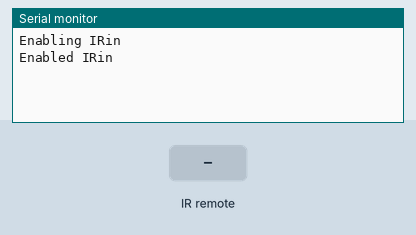
This sketch was run on a simulated Arduino Uno, built with avr-gcc and run on an emulated ATmega328P. Shown: the last lines printed to the serial monitor. Inputs (shaded band) come from the test bench.

Above: at 1.2 s.
1.3 s: infrared code 0x1BC0157B received
At 2.1 s:
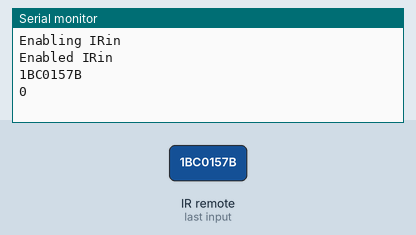
2.8 s: infrared code 0xC101E57B received
At 3.6 s:
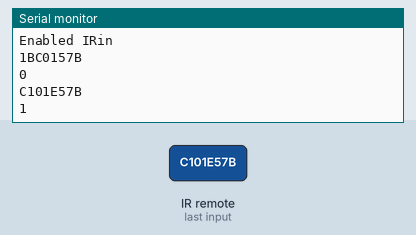
4.3 s: infrared code 0x97483BFB received
At 5.0 s:
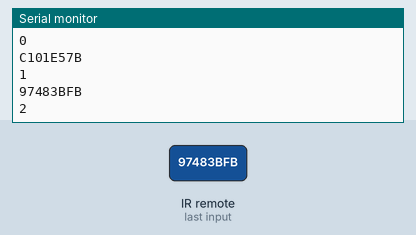
5.8 s: infrared code 0xF0C41643 received
At 6.4 s:
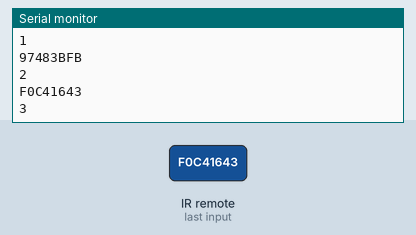
7.3 s: infrared code 0x9716BE3F received
At 7.9 s:
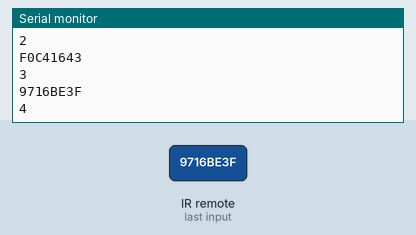
8.8 s: infrared code 0x3D9AE3F7 received
At 9.3 s:
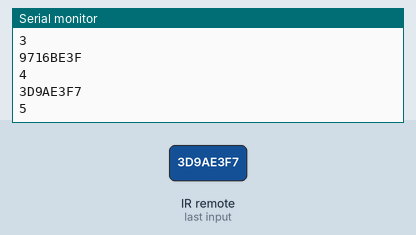
Timing chart, 0 to 11.3 s (numbered marks = the images above; inputs shaded):
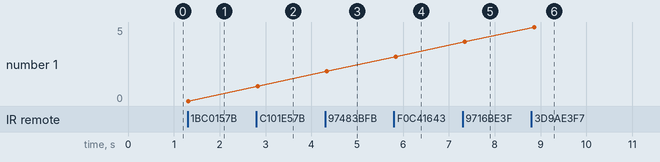

The sketch:

IRRemoteControlTest.ino
```cpp
#include <IRremote.h>


#include "irremoteheader.h"


//int const RECV_PIN = 11;

IRrecv irrecv(11);

decode_results results;

void setup()
{
	Serial.begin(9600);
	Serial.println("Enabling IRin");
	irrecv.enableIRIn(); // Start the receiver
	Serial.println("Enabled IRin");
}

void loop() {
	int key = keyesRemoteReceived(irrecv, results);
	if (key >= 0){
		Serial.println(key);
	}
	delay(100);
}
```

irremoteheader.cpp
```cpp
#include <IRremote.h>
#include "irremoteheader.h"
#include <SoftwareSerial.h>


int keyesRemoteReceived(IRrecv irrecv,decode_results results){
	int key = -1;
	if (irrecv.decode(&results)) {
		long val = results.value;

		switch(val){
			case ZERO_0:  key = 0; break;
			case ONE_1:   key = 1; break;
			case TWO_2:   key = 2; break;
			case THREE_3: key = 3; break;
			case FOUR_4:  key = 4; break;
			case FIVE_5:  key = 5; break;
			case SIX_6:   key = 6; break;
			case SEVEN_7: key = 7; break;
			case EIGHT_8: key = 8; break;
			case NINE_9:  key = 9; break;
			case LEFT_10: key = 10; break;
			case UP_11:   key = 11; break;
			case RIGHT_12:key = 12; break;
			case DOWN_13: key = 13; break;
			case OK_14:   key = 14; break;
			case STAR_15: key = 15; break;
			case HASH_16: key = 16; break;
		}
		irrecv.resume(); // Receive the next value
		Serial.println(val, HEX);
	}

	return key;
}
```

irremoteheader.h
```cpp
#ifndef IRREMOTE_H
#define IRREMOTE_H
int keyesRemoteReceived(IRrecv irrecv,decode_results results);
long const ZERO_0 = 0x1BC0157B;
long const ONE_1 = 0xC101E57B;
long const TWO_2 = 0x97483BFB;
long const THREE_3 = 0xF0C41643;
long const FOUR_4 = 0x9716BE3F;
long const FIVE_5 = 0x3D9AE3F7;
long const SIX_6 = 0x6182021B;
long const SEVEN_7 = 0x8C22657B;
long const EIGHT_8 = 0x488F3CBB;
long const NINE_9 = 0x449E79F;
long const LEFT_10 = 0x52A3D41F;
long const UP_11 = 0x511DBB;
long const RIGHT_12 = 0x20FE4DBB;
long const DOWN_13 = 0xA3C8EDDB;
long const OK_14 = 0xD7E84B1B;
long const STAR_15 = 0x32C6FDF7;
long const HASH_16 = 0x3EC3FC1B;

#endif
```

Measured:
- after the input at 1.3 s, the serial monitor: prints a new line at once (image 1)
- after the input at 2.8 s, the serial monitor: prints a new line at once (image 2)
- after the input at 4.3 s, the serial monitor: prints a new line at once (image 3)
- after the input at 5.8 s, the serial monitor: prints a new line at once (image 4)
- after the input at 7.3 s, the serial monitor: prints a new line at once (image 5)
- after the input at 8.8 s, the serial monitor: prints a new line after 0.05 s (image 6)
- plotted number 1: 1 → 2 after the input at 4.3 s, 2 → 3 after the input at 5.8 s, 3 → 4 after the input at 7.3 s, 4 → 5 after the input at 8.8 s
